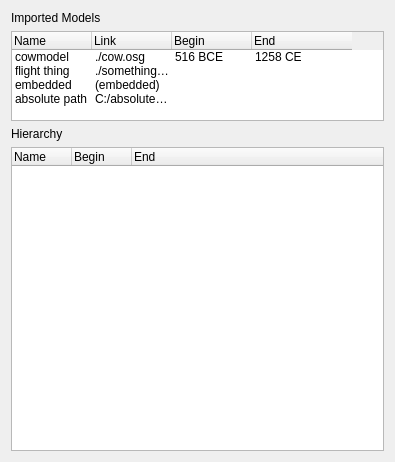
<?xml version="1.0" encoding="UTF-8"?>
<ui version="4.0">
 <class>ModelOutliner</class>
 <widget class="QWidget" name="ModelOutliner">
  <property name="geometry">
   <rect>
    <x>0</x>
    <y>0</y>
    <width>395</width>
    <height>462</height>
   </rect>
  </property>
  <property name="windowTitle">
   <string>Form</string>
  </property>
  <layout class="QVBoxLayout" name="verticalLayout" stretch="0,0,0,1">
   <item>
    <widget class="QLabel" name="label">
     <property name="text">
      <string>Imported Models</string>
     </property>
    </widget>
   </item>
   <item>
    <widget class="QTreeWidget" name="treeWidget">
     <property name="sizeAdjustPolicy">
      <enum>QAbstractScrollArea::AdjustToContents</enum>
     </property>
     <property name="indentation">
      <number>0</number>
     </property>
     <attribute name="headerVisible">
      <bool>true</bool>
     </attribute>
     <attribute name="headerDefaultSectionSize">
      <number>80</number>
     </attribute>
     <attribute name="headerStretchLastSection">
      <bool>false</bool>
     </attribute>
     <column>
      <property name="text">
       <string>Name</string>
      </property>
     </column>
     <column>
      <property name="text">
       <string>Link</string>
      </property>
     </column>
     <column>
      <property name="text">
       <string>Begin</string>
      </property>
     </column>
     <column>
      <property name="text">
       <string>End</string>
      </property>
     </column>
     <item>
      <property name="text">
       <string>cowmodel</string>
      </property>
      <property name="text">
       <string>./cow.osg</string>
      </property>
      <property name="text">
       <string>516 BCE</string>
      </property>
      <property name="text">
       <string>1258 CE</string>
      </property>
     </item>
     <item>
      <property name="text">
       <string>flight thing</string>
      </property>
      <property name="text">
       <string>./something.flt</string>
      </property>
     </item>
     <item>
      <property name="text">
       <string>embedded</string>
      </property>
      <property name="text">
       <string>(embedded)</string>
      </property>
     </item>
     <item>
      <property name="text">
       <string>absolute path</string>
      </property>
      <property name="text">
       <string>C:/absolute path</string>
      </property>
     </item>
    </widget>
   </item>
   <item>
    <widget class="QLabel" name="label_2">
     <property name="text">
      <string>Hierarchy</string>
     </property>
    </widget>
   </item>
   <item>
    <widget class="QTreeWidget" name="treeWidget_2">
     <attribute name="headerDefaultSectionSize">
      <number>60</number>
     </attribute>
     <column>
      <property name="text">
       <string>Name</string>
      </property>
     </column>
     <column>
      <property name="text">
       <string>Begin</string>
      </property>
     </column>
     <column>
      <property name="text">
       <string>End</string>
      </property>
     </column>
    </widget>
   </item>
  </layout>
 </widget>
 <resources/>
 <connections/>
</ui>
